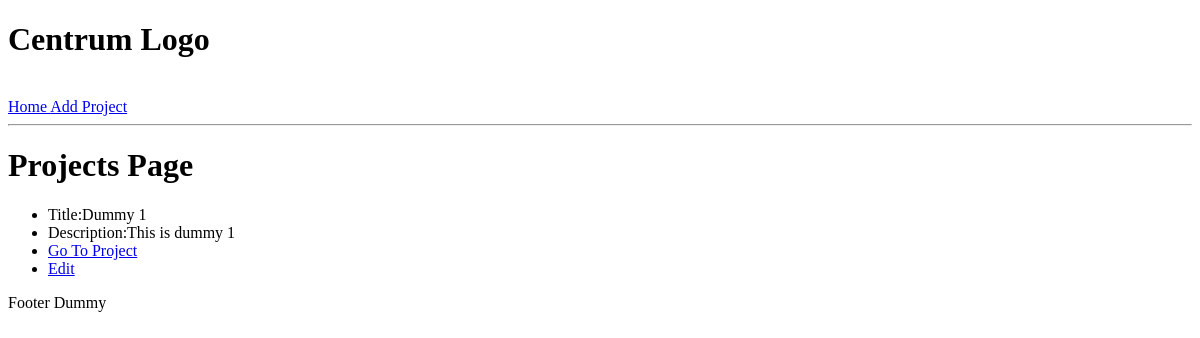
Before: / with the older database file.
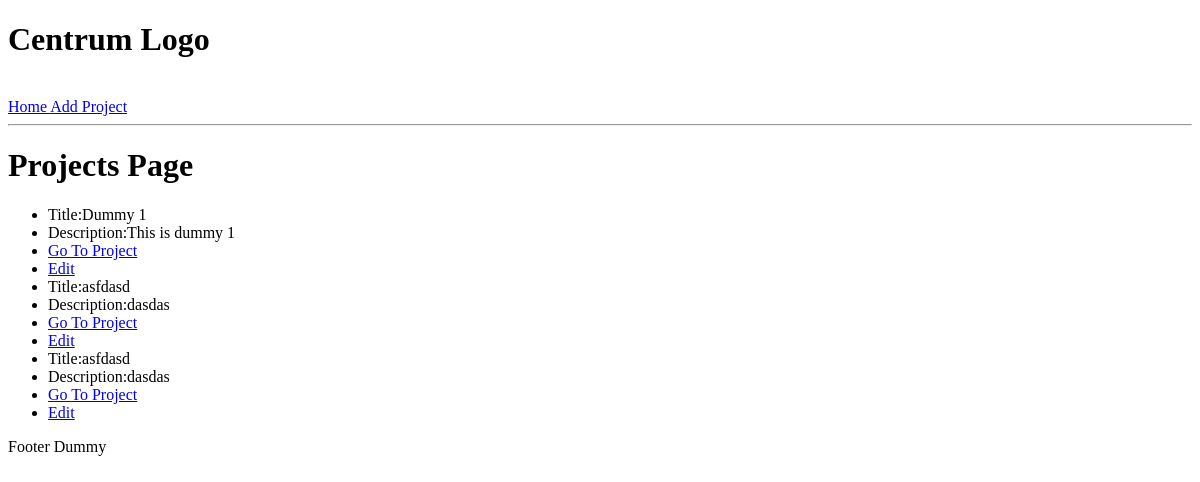
After: the same page with the newer database file.
### projects/models.py (models this page shows, shortened)
class Project(models.Model):
    title = models.CharField(max_length=200)
    description = models.TextField(null=True, blank=True)
    demo_link = models.CharField(max_length=1000,)
    source_link = models.CharField(max_length=1000)
    vote_total = models.IntegerField(default=0)
    vote_ratio = models.IntegerField(default=0)
    tags = models.ManyToManyField('Tag', blank=True)
    updated = models.DateTimeField(auto_now=True)
    created = models.DateTimeField(auto_now_add=True)
    id = models.UUIDField(default=uuid.uuid4, unique=True,
                          primary_key=True, editable=False)

### projects/views.py (the view)
# urls.py: path('', include('projects.urls'))
def projects(request):
    projects = Project.objects.all()
    context = {'projects': projects}
    return render(request, 'projects/projects.html', context)

### projects/templates/projects/projects.html
{% extends 'base.html' %}
{% block content %}
<h1>Projects Page</h1>
<ul>
    {% for project in projects %}
        <li>Title:{{project.title}}</li>
        <li>Description:{{project.description}}</li>
        <li><a href="{% url 'project' project.id %}"> Go To Project </a></li>
        <li><a href="{% url 'update-project' project.id %}"> Edit</a></li>
    {% endfor %}
</ul>
{% endblock %}

Changed rows visible on the page:
added Project: title "asfdasd", description "dasdas"
added Project: title "asfdasd", description "dasdas"
